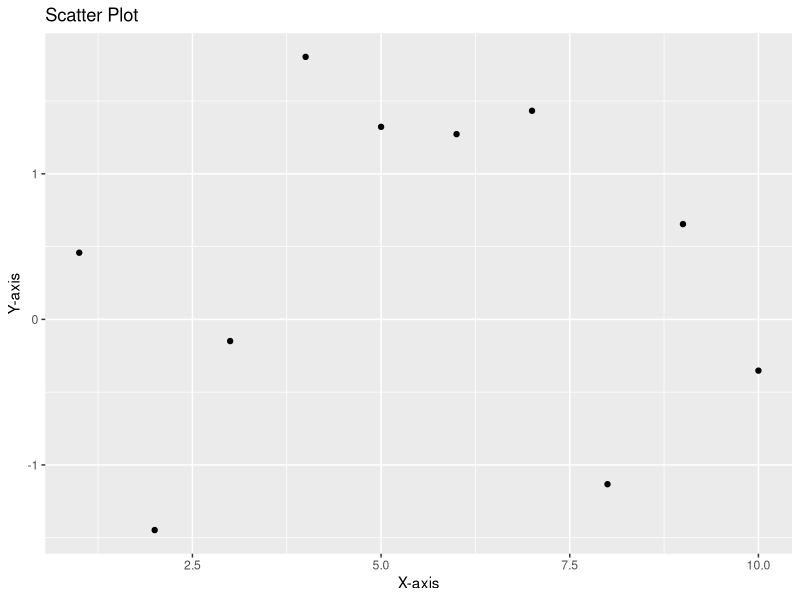
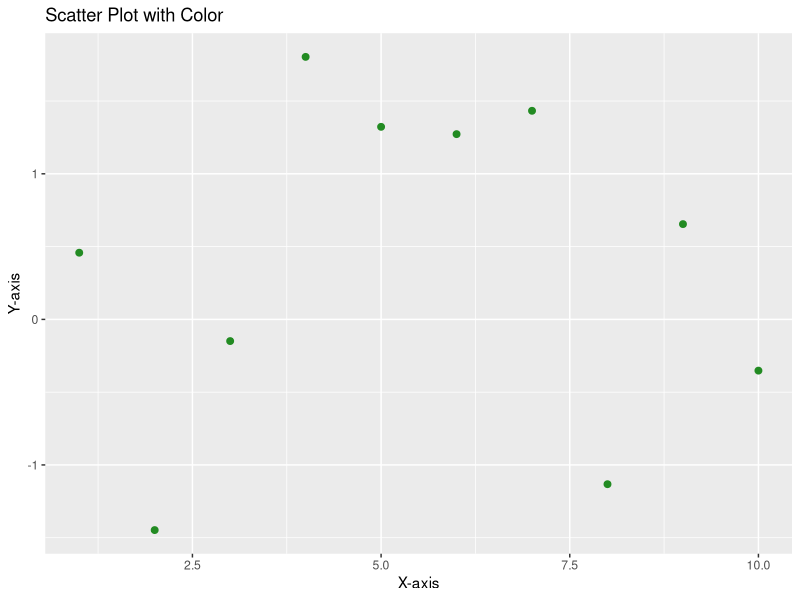
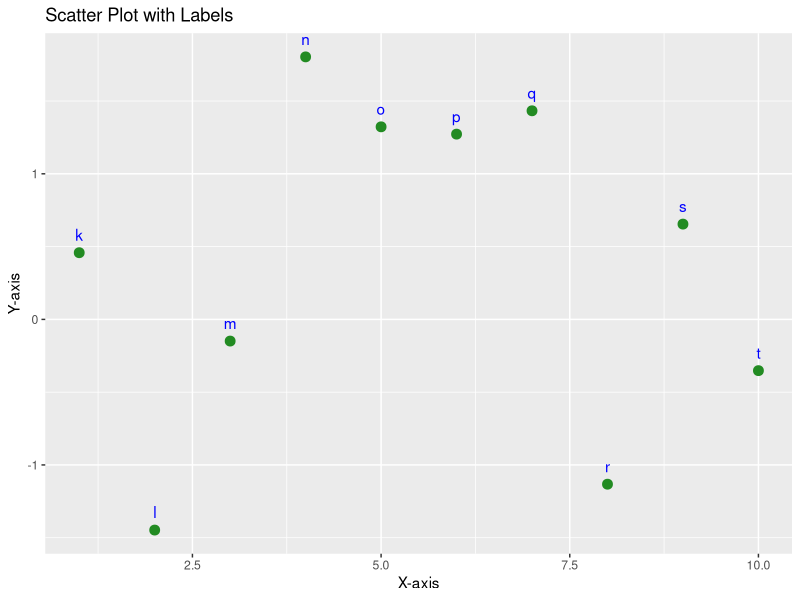
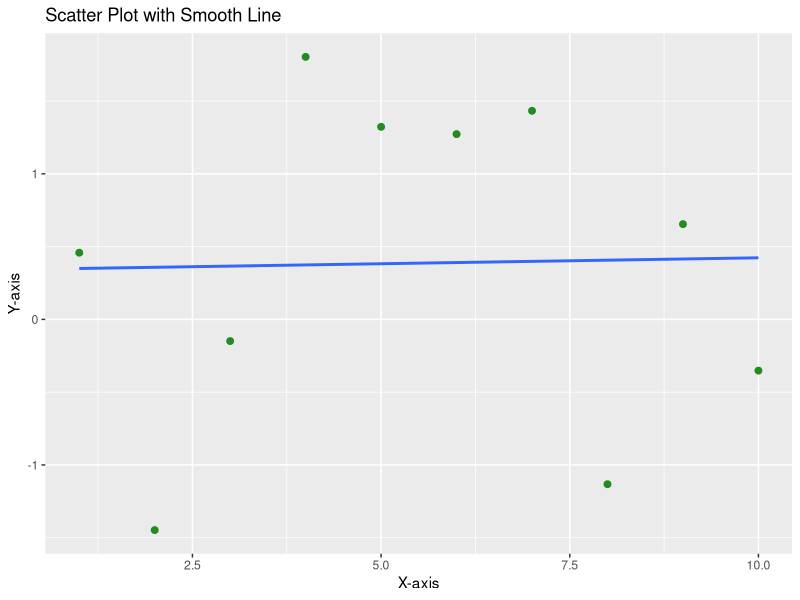
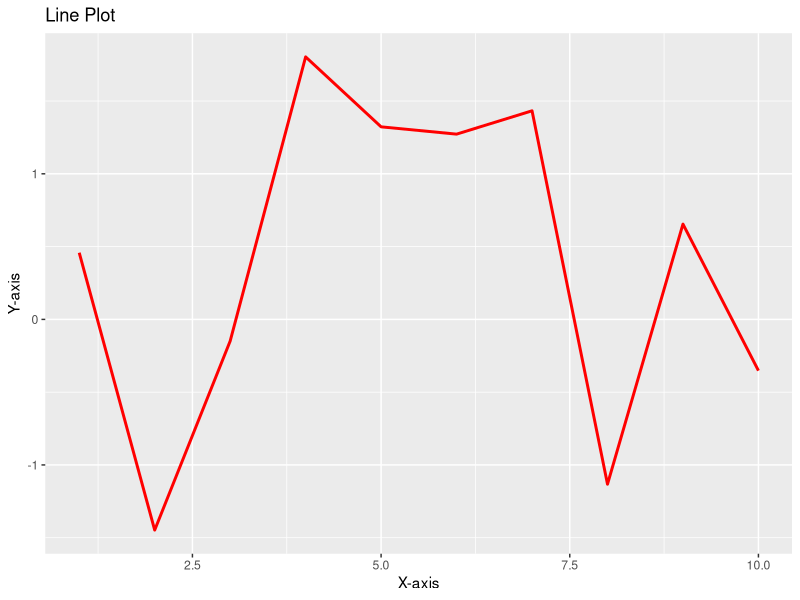
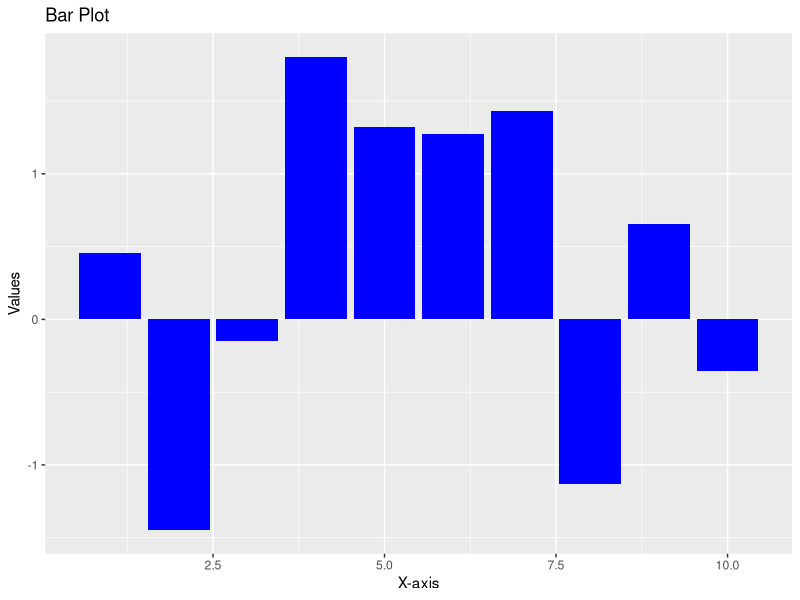

R code for these plots, in order:
# Step 1 (Run ONLY once)
# install.packages("ggplot2")

# Step 2 (Run every time)
library(ggplot2)

# Step 3: Dataset
data <- data.frame(
  a = 1:10,
  b = rnorm(10),
  label = letters[11:20]
)

print(data)

# 3.1.1 Scatter Plot
ggplot(data, aes(x = a, y = b)) +
  geom_point() +
  labs(title = "Scatter Plot", x = "X-axis", y = "Y-axis")


# 3.1.2 Colored Scatter Plot
ggplot(data, aes(x = a, y = b)) +
  geom_point(color = "forestgreen", size = 2) +
  labs(title = "Scatter Plot with Color", x = "X-axis", y = "Y-axis")


# 3.1.3 Scatter with Labels
ggplot(data, aes(x = a, y = b)) +
  geom_point(color = "forestgreen", size = 3) +
  geom_text(aes(label = label), vjust = -1, color = "blue") +
  labs(title = "Scatter Plot with Labels", x = "X-axis", y = "Y-axis")


# 3.1.4 Scatter with Smooth Line
ggplot(data, aes(x = a, y = b)) +
  geom_point(color = "forestgreen", size = 2) +
  geom_smooth(method = "lm", se = FALSE) +
  labs(title = "Scatter Plot with Smooth Line", x = "X-axis", y = "Y-axis")


# 3.2 Line Plot
ggplot(data, aes(x = a, y = b)) +
  geom_line(color = "red", size = 1) +
  labs(title = "Line Plot", x = "X-axis", y = "Y-axis")


# 3.3 Bar Plot
ggplot(data, aes(x = a, y = b)) +
  geom_bar(stat = "identity", fill = "blue") +
  labs(title = "Bar Plot", x = "X-axis", y = "Values")
